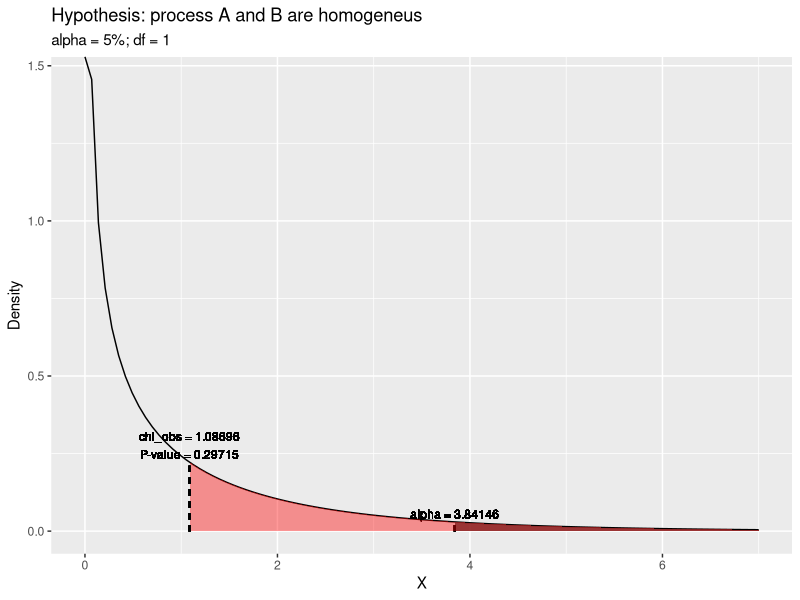

This chart was generated by the following R code:
ipak <- function(pkg){
  new.pkg <- pkg[!(pkg %in% installed.packages()[, "Package"])]
  if (length(new.pkg)) 
    install.packages(new.pkg, dependencies = TRUE)
  sapply(pkg, require, character.only = TRUE)
}

packages <- c("dplyr", "ggplot2")
ipak(packages)

## comparar las cualidades de dos procesos de fabricación; muestra aleatoria de 100 unidades de cada proceso;
## tabla de contingencia
##    | Proceso  |  No defectuoso  |  Defectuoso  |
##    | A        |        94       |      6       |
##    | B        |        90       |     10       |

# a) conclusiones pueden extraerse de los datos? prueba de hipótesis apropiada
ct <- matrix( c(c(94, 6),
                c(90, 10)),
              nrow = 2, ncol = 2,
              byrow = T)
rownames(ct) <- c("A", "B")
colnames(ct) <- c("Sin Defectos", "Con Defectos")

rel_ct <- round(prop.table(ct, margin = 1),3) 
rel_ct_m <- addmargins(rel_ct, 2)

# d) prueba de hipótesis homogeneidad de poblaciones

# H_0: p_{Aj} = p_{Bj}        j:1,2    -- procesos son homogeneos
# H_0: p_{Aj} <> p_{Bj}       j:1,2    -- procesos no son homogeneos

n <- sum(ct)
# tasa global con depresion
margins_rows <- marginSums(ct,1)
margins_cols <- marginSums(ct,2)
glob_defect <- margins_cols[2] / n

# sample freqs
ct

# theorical freqs
exp_ct <- matrix( c(margins_rows * (1 - glob_defect),
                    margins_rows * glob_defect),
                  nrow = 2, ncol = 2,
                  byrow = F)

# observed chi-square
chi_obs <- sum(ct^2 / exp_ct) - n

# rejection zone
alpha <- 0.05

r <- nrow(ct)          # number of levels in factor #1
c <- ncol(ct)          # number of levels in factor #2
df <- (r-1) * (c-1)    # degrees of freedom
rej_sup <- qchisq(1 - alpha, df) 

# decision rule
#  -  chi_obs >= rej_sup  => reject H_0
#  -  chi_obs < rej_sup  => don't reject H_0
chi_obs >= rej_sup

# decision rule
#  -  p_value < alpha  => reject H_0
#  -  p_value >= alpha  => don't reject H_0
p_value <- pchisq(chi_obs, df, lower.tail = F)

p_value < alpha

# graphical representation
x_inf <- 0
x_sup <- 7

events <- seq(x_inf,x_sup,0.01)
data <- data.frame(events, density = dchisq(x = events, df))  

ggplot(data, aes(x = events)) +
  stat_function(fun = dchisq,
                args = list(
                  df = df
                ),
                geom = "line") +
  stat_function(fun = dchisq,
                args = list(
                  df = df
                  ),
                geom = "area",
                alpha = 0.8,
                xlim = c(rej_sup,x_sup)) + 
  geom_segment(aes(x = rej_sup, xend = rej_sup, y = 0, yend = dchisq(rej_sup, df)), 
               lty = "dashed") + 
  geom_text(
    aes(label = paste(c("alpha = ", round(rej_sup,5)), collapse = ""), x = rej_sup, y = dchisq(rej_sup, df) + 0.01),
    size = 3,
    vjust = 0
  ) +
  stat_function(fun = dchisq,
                args = list(
                  df = df
                ),
                geom = "area",
                alpha = 0.4,
                fill = "red",
                xlim = c(chi_obs,x_sup)) + 
  geom_segment(aes(x = chi_obs, xend = chi_obs, y = 0, yend = dchisq(chi_obs, df)), 
               lty = "dashed") + 
  geom_text(
    aes(label = paste(c("P-value = ", round(p_value,5)), collapse = ""), x = chi_obs, y = dchisq(chi_obs, df) + 0.01),
    position = position_dodge(0.9),
    size = 3,
    vjust = 0
  ) +
  geom_text(
    aes(label = paste(c("chi_obs = ", round(chi_obs,5)), collapse = ""), x = chi_obs, y = dchisq(chi_obs, df) + 0.01),
    position = position_dodge(0.9),
    size = 3,
    vjust = -2
  ) +
  labs(title = "Hypothesis: process A and B are homogeneus",
       subtitle = "alpha = 5%; df = 1",
       x = "X",
       y = "Density")

